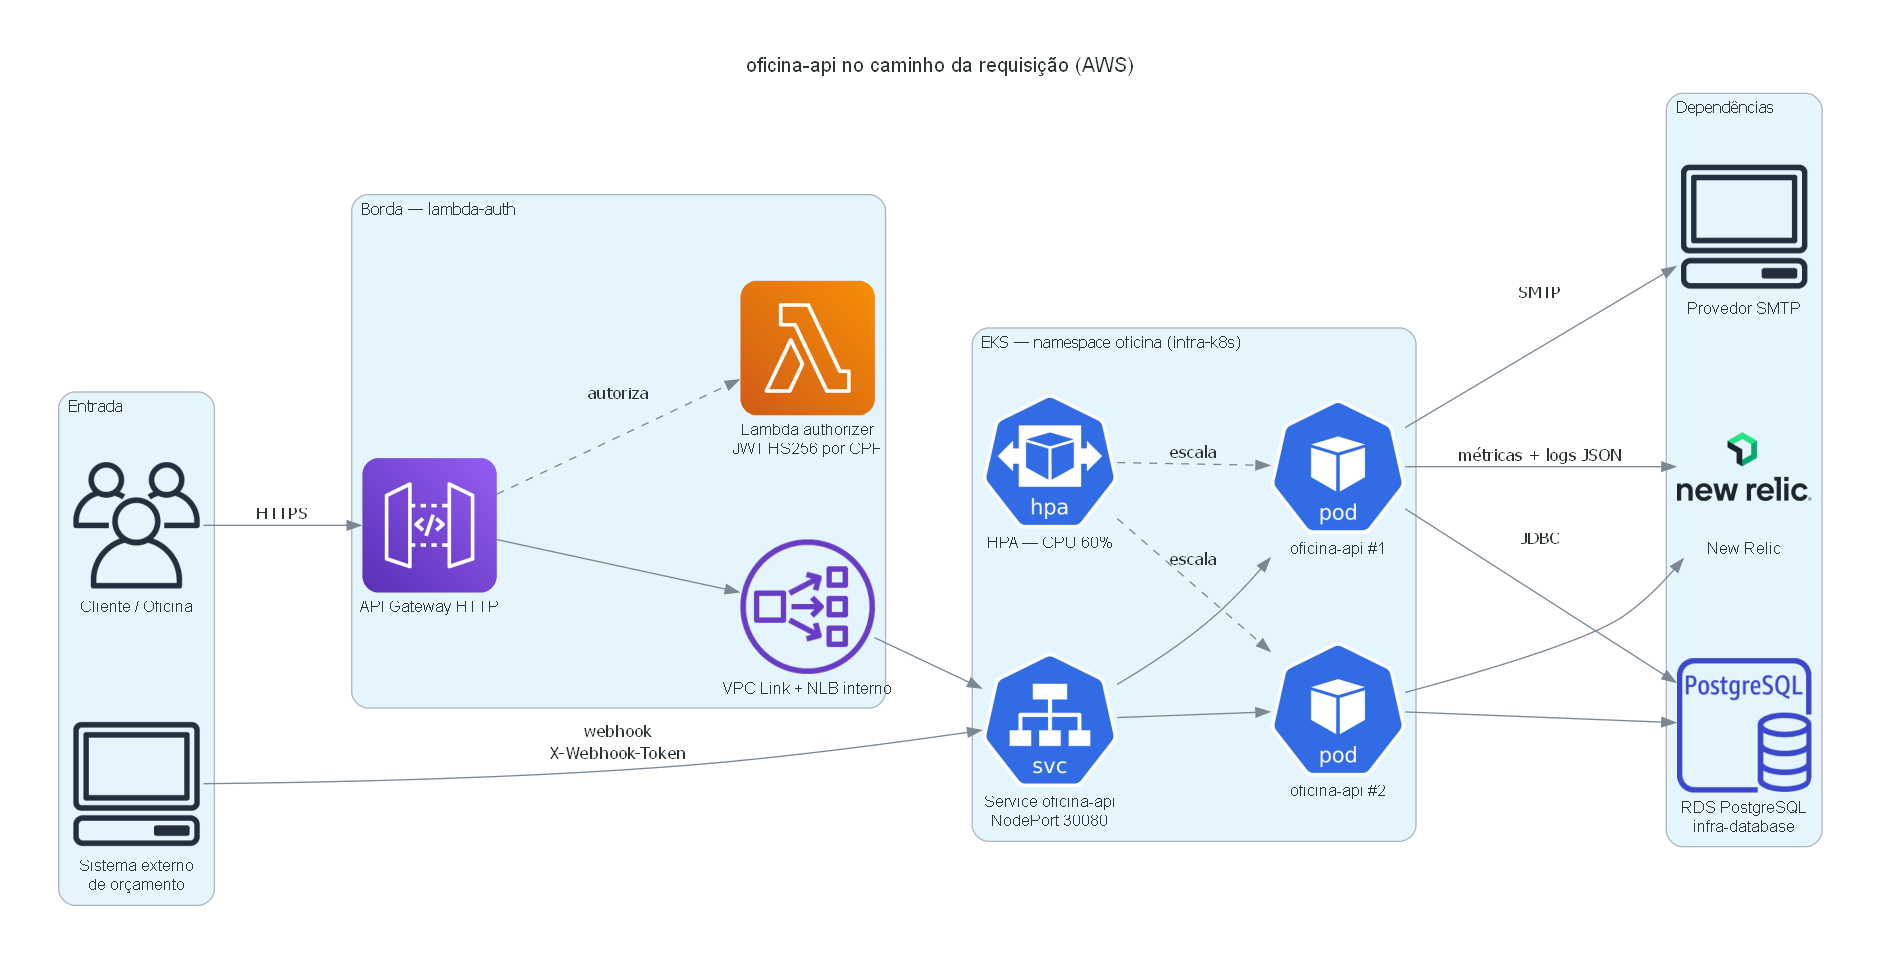

Reproduce this figure in Python.
"""Caminho da requisição até a oficina-api na AWS (Fase 3, histórico).

Mostra o webhook de orçamento da Fase 3. Na Fase 4 a aprovação passa pelo Billing
e pela Saga. O desenho atual está em docs/arquitetura/fase4-arquitetura.png.

Gera caminho-requisicao-aws.png ao lado deste arquivo.
Uso: python docs/arquitetura/diagramas/caminho-requisicao-aws.py
"""

from pathlib import Path

from diagrams import Cluster, Diagram, Edge
from diagrams.aws.compute import Lambda
from diagrams.aws.database import RDSPostgresqlInstance
from diagrams.aws.network import APIGateway, NLB
from diagrams.k8s.clusterconfig import HPA
from diagrams.k8s.compute import Pod
from diagrams.k8s.network import Service
from diagrams.onprem.client import Client, Users
from diagrams.saas.logging import NewRelic

SAIDA = Path(__file__).with_suffix("")

GRAFO = {
    "fontname": "Helvetica",
    "bgcolor": "white",
    "splines": "spline",
    "pad": "0.5",
    "nodesep": "0.6",
    "labelloc": "t",
    "ranksep": "1.1",
}
NO = {"fontname": "Helvetica", "fontsize": "12"}
ARESTA = {"fontname": "Helvetica", "fontsize": "10"}

with Diagram(
    "oficina-api no caminho da requisição (AWS)",
    filename=str(SAIDA),
    outformat="png",
    show=False,
    direction="LR",
    graph_attr=GRAFO,
    node_attr=NO,
    edge_attr=ARESTA,
):
    with Cluster("Entrada"):
        cliente = Users("Cliente / Oficina")
        externo = Client("Sistema externo\nde orçamento")

    with Cluster("Borda — lambda-auth"):
        gateway = APIGateway("API Gateway HTTP")
        authorizer = Lambda("Lambda authorizer\nJWT HS256 por CPF")
        nlb = NLB("VPC Link + NLB interno")

    with Cluster("EKS — namespace oficina (infra-k8s)"):
        servico = Service("Service oficina-api\nNodePort 30080")
        hpa = HPA("HPA — CPU 60%")
        pods = [Pod("oficina-api #1"), Pod("oficina-api #2")]

    with Cluster("Dependências"):
        banco = RDSPostgresqlInstance("RDS PostgreSQL\ninfra-database")
        smtp = Client("Provedor SMTP")
        newrelic = NewRelic("New Relic")

    cliente >> Edge(label="HTTPS") >> gateway
    gateway >> Edge(style="dashed", label="autoriza") >> authorizer
    gateway >> nlb >> servico
    externo >> Edge(label="webhook\nX-Webhook-Token") >> servico

    servico >> pods
    hpa >> Edge(style="dashed", label="escala") >> pods

    pods[0] >> Edge(label="JDBC") >> banco
    pods[1] >> Edge() >> banco
    pods[0] >> Edge(label="SMTP") >> smtp
    pods[0] >> Edge(label="métricas + logs JSON") >> newrelic
    pods[1] >> Edge() >> newrelic
